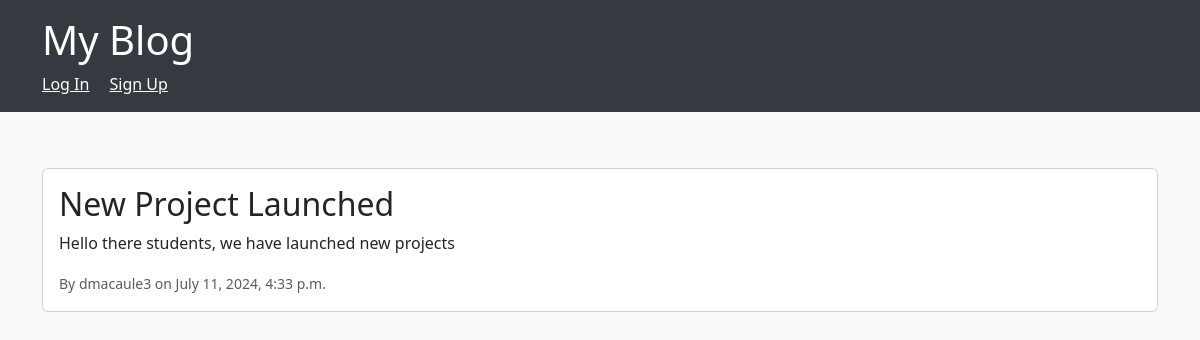
Screenshot of /post/7/ with the database file from the repository.
### blog/models.py (models this page shows)
class Post(models.Model):
    title = models.CharField(max_length=200)
    body = models.TextField()
    author = models.ForeignKey(User, on_delete=models.CASCADE)
    created_at = models.DateTimeField(auto_now_add=True)
    updated_at = models.DateTimeField(auto_now=True)
    image = models.ImageField(upload_to='post_images/', null=True, blank=True)

### blog/views.py (the view)
# urls.py: path('post/<int:pk>/', views.post_detail, name='post_detail'),
def post_detail(request, pk):
    post = get_object_or_404(Post, pk=pk)
    return render(request, 'blog/post_detail.html', {'post': post})

### blog/templates/blog/post_detail.html (shortened to what this page needs)
{% extends 'blog/base.html' %}
{% block content %}
    <div class="card mt-4">
        <div class="card-body">
            <h2 class="card-title">{{ post.title }}</h2>
            <p class="card-text">{{ post.body }}</p>
            <p class="card-text"><small class="text-muted">By {{ post.author }} on {{ post.created_at }}</small></p>
        </div>
    </div>
{% endblock %}

### blog/templates/blog/base.html (style rules this page uses)
body { background-color: #f8f9fa; }

### rows the page displays
Post: title "New Project Launched", body "Hello there students, we have launched new projects", author "dmacaule3", created_at "July 11, 2024, 4:33 p.m."
